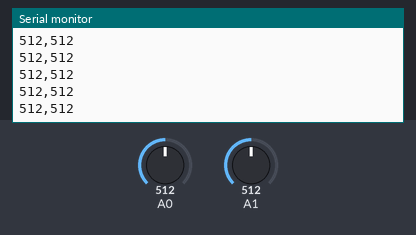
Simulated run of this sketch. Board: Arduino Uno, built with avr-gcc and run on an emulated ATmega328P. Shown: the last lines printed to the serial monitor. The test bench sets the inputs (shaded band); at power-on: A0 = 512, A1 = 512.

Above: at 1.2 s.
1.3 s: A0 set to 716
At 1.56 s:
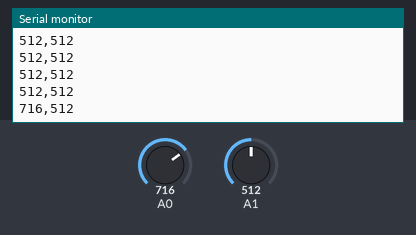
2.8 s: A1 set to 716
At 2.96 s:
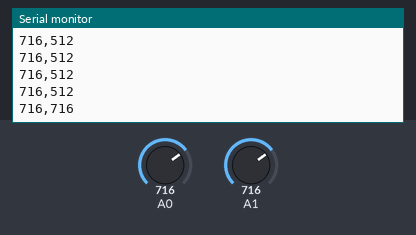
4.3 s: A0 set to 900
At 4.37 s:
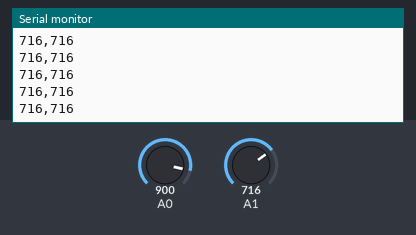
5.8 s: A1 set to 900
At 5.97 s:
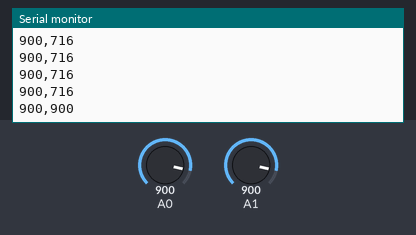
Timing chart, 0 to 8.3 s (numbered marks = the images above; inputs shaded):
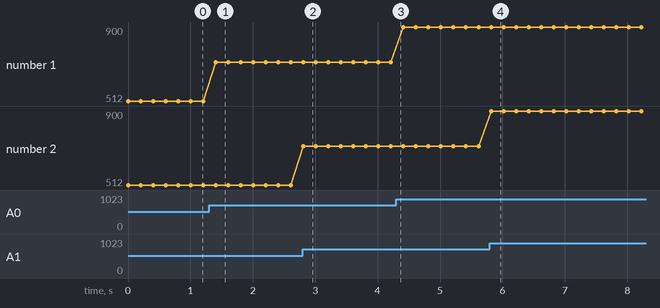

Measured:
- after the input at 1.3 s, the serial monitor: prints a new line after 0.10 s (image 1)
- after the input at 2.8 s, the serial monitor: prints a new line at once (image 2)
- after the input at 5.8 s, the serial monitor: prints a new line at once (image 4)
- plotted number 1: 512 → 716 after the input at 1.3 s, 716 → 900 after the input at 4.3 s

The sketch:

lilypad_blink_flex.ino
```cpp
int finger1;
int finger2;

//int soundTrigger;
int fingerTrigger1 = 100;
int fingerTrigger2 = 100;
//int led = 13;

void setup ()

{
  Serial.begin(9600);
 // pinMode(A2, OUTPUT);
  //pinMode(led, OUTPUT);
}

void loop() {

  /*byte motoControl;
  if(Serial.available()){
     motoControl = Serial.read();
    analogWrite(A2, motoControl);
    Serial.println(motoControl);
  }*/
  finger1 = analogRead(A0);
  finger2 = analogRead(A1);

  Serial.print(finger1);
  Serial.print(",");
  Serial.println(finger2);

  delay(200);


}
```
